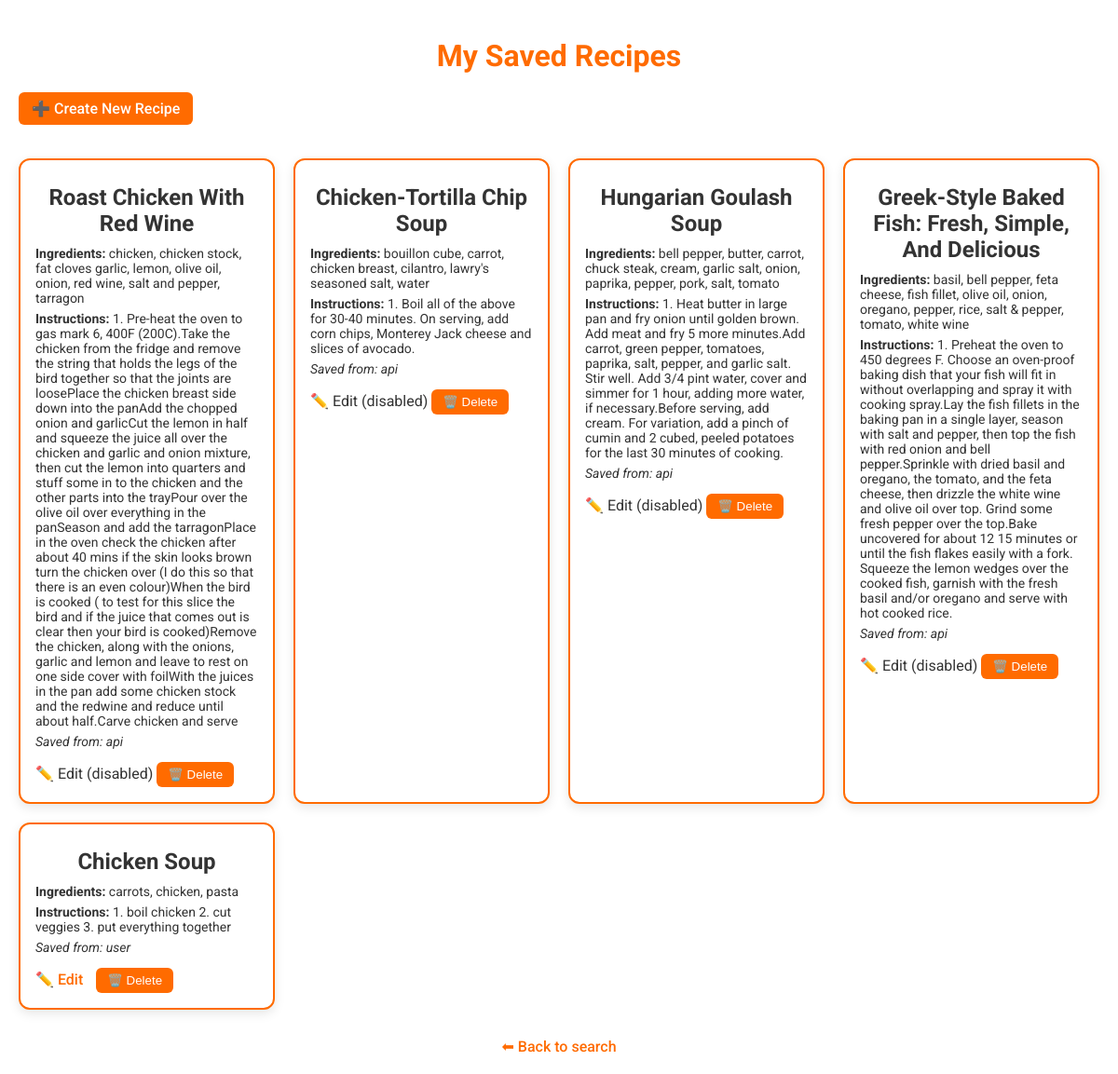
The page /my_recipes on the database its author committed.
### tables this page shows
CREATE TABLE my_recipes (
    id INTEGER PRIMARY KEY AUTOINCREMENT,
    name TEXT NOT NULL,
    ingredients TEXT NOT NULL,
    instructions TEXT NOT NULL
, source TEXT DEFAULT 'user', api_id INTEGER);

### app/routes.py (the view)
@bp.route('/my_recipes')
def my_recipes():
    recipes = RecipeStorage.get_user_recipes()
    return render_template("my_recipes.html", recipes=recipes)

### app/db_utils.py (called while the page is built)
def _get_connection():
    conn = sqlite3.connect(current_app.config.get("DATABASE_PATH", "recipes.db"))
    conn.row_factory = sqlite3.Row
    return conn

@contextmanager
def db_connection():
    conn = _get_connection()
    try:
        yield conn
    finally:
        conn.close()

### app/storage.py (called while the page is built)
def _row_to_recipe(row: sqlite3.Row) -> Dict[str, Any]:
    ingredients_text = row["ingredients"] or ""
    ingredients = [i.strip() for i in ingredients_text.split(",")] if ingredients_text else []
    source = row["source"] if "source" in row.keys() else "user"
    api_id = row["api_id"] if "api_id" in row.keys() else None
    return {
        "id": row["id"],
        "name": row["name"],
        "ingredients": ingredients,
        "instructions": row["instructions"] or "",
        "source": source,
        "api_id": api_id,
        "editable": True if source == "user" else False
    }

    @staticmethod
    def get_user_recipes() -> List[Dict[str, Any]]:
        with db_connection() as conn:
            c = conn.cursor()
            c.execute("SELECT id, name, ingredients, instructions, source, api_id FROM my_recipes ORDER BY id DESC")
            return [_row_to_recipe(r) for r in c.fetchall()]

### app/templates/my_recipes.html (shortened to what this page needs)
<!DOCTYPE html>
<html lang="en">
<head>
</head>
<body>
    <h1>My Saved Recipes</h1>
    <a class="create-new" href="{{ url_for('main.new_recipe') }}">➕ Create New Recipe</a>
    {% if recipes %}
        <ul>
        {% for recipe in recipes %}
            <li>
                <h2>{{ recipe.name }}</h2>
                <p><strong>Ingredients:</strong> {{ recipe.ingredients | join(', ') }}</p>
                <p><strong>Instructions:</strong> {{ recipe.instructions }}</p>
                <p><em>Saved from: {{ recipe.source }}</em></p>
                {% if recipe.source == 'user' %}
                    <a class="edit-link" href="{{ url_for('main.edit_recipe', recipe_id=recipe.id) }}">✏️ Edit</a>
                {% else %}
                    <span class="disabled-edit" title="API-sourced recipes cannot be edited">✏️ Edit (disabled)</span>
                {% endif %}
                <form action="{{ url_for('main.delete_recipe', recipe_id=recipe.id) }}" method="post" style="display:inline;">
                    <button type="submit" onclick="return confirm('Are you sure you want to delete this recipe?');">🗑️ Delete</button>
                </form>
            </li>
        {% endfor %}
        </ul>
    {% else %}
        <p class="no-recipes">You haven't saved any recipes yet.</p>
    {% endif %}
    <a class="bottom-link" href="/">⬅ Back to search</a>
</body>
</html>

### app/templates/my_recipes.html (style rules this page uses)
body { font-family: 'Roboto', sans-serif; background-color: #ffffff; color: #333333; margin: 0; padding: 20px; }
h1 { color: #FF6B00; text-align: center; margin-bottom: 20px; }
a.create-new { display: inline-block; margin-bottom: 20px; color: #ffffff; background-color: #FF6B00; padding: 8px 14px; border-radius: 6px; text-decoration: none; font-weight: 500; transition: background 0.2s, transform 0.2s; }
ul { list-style-type: none; padding: 0; display: grid; grid-template-columns: repeat(auto-fill, minmax(250px, 1fr)); gap: 20px; }
li { background-color: #ffffff; border: 2px solid #FF6B00; border-radius: 12px; padding: 16px; box-shadow: 0 4px 12px rgba(0,0,0,0.1); transition: transform 0.2s, box-shadow 0.2s; }
li h2 { color: #333333; margin: 10px 0; text-align: center; }
li p { margin: 6px 0; font-size: 14px; }
li form button { background-color: #FF6B00; color: #ffffff; border: none; border-radius: 6px; padding: 6px 12px; cursor: pointer; font-weight: 500; transition: background 0.2s, transform 0.2s; margin-top: 8px; }
a.edit-link { color: #FF6B00; text-decoration: none; margin-right: 10px; font-weight: 500; transition: color 0.2s, transform 0.2s; }
.bottom-link { display: block; text-align: center; margin-top: 30px; color: #FF6B00; text-decoration: none; font-weight: 500; transition: color 0.2s; }

### rows shown on the page
my_recipes: name "Roast Chicken With Red Wine", ingredients "chicken, chicken stock, fat cloves garlic, lemon, olive oil, onion, red wine, salt and pepper, tarragon", instructions "1. Pre-heat the oven to gas mark 6, 400F (200C).Take the chicken from the fridge and remove the string that holds the legs of the bird together so that the joints are loosePlace the chicken breast side down into the panAdd the chopped onion and garlicCut the lemon in half and squeeze the juice all over the chicken and garlic and onion mixture, then cut the lemon into quarters and stuff some in to the chicken and the other parts into the trayPour over the olive oil over everything in the panSeason and add the tarragonPlace in the oven check the chicken after about 40 mins if the skin looks brown turn the chicken over (I do this so that there is an even colour)When the bird is cooked ( to…", source "api", shows "✏️ Edit (disabled)"
my_recipes: name "Chicken-Tortilla Chip Soup", ingredients "bouillon cube, carrot, chicken breast, cilantro, lawry's seasoned salt, water", instructions "1. Boil all of the above for 30-40 minutes. On serving, add corn chips, Monterey Jack cheese and slices of avocado.", source "api", shows "✏️ Edit (disabled)"
my_recipes: name "Hungarian Goulash Soup", ingredients "bell pepper, butter, carrot, chuck steak, cream, garlic salt, onion, paprika, pepper, pork, salt, tomato", instructions "1. Heat butter in large pan and fry onion until golden brown. Add meat and fry 5 more minutes.Add carrot, green pepper, tomatoes, paprika, salt, pepper, and garlic salt. Stir well. Add 3/4 pint water, cover and simmer for 1 hour, adding more water, if necessary.Before serving, add cream. For variation, add a pinch of cumin and 2 cubed, peeled potatoes for the last 30 minutes of cooking.", source "api", shows "✏️ Edit (disabled)"
my_recipes: name "Greek-Style Baked Fish: Fresh, Simple, And Delicious", ingredients "basil, bell pepper, feta cheese, fish fillet, olive oil, onion, oregano, pepper, rice, salt & pepper, tomato, white wine", instructions "1. Preheat the oven to 450 degrees F. Choose an oven-proof baking dish that your fish will fit in without overlapping and spray it with cooking spray.Lay the fish fillets in the baking pan in a single layer, season with salt and pepper, then top the fish with red onion and bell pepper.Sprinkle with dried basil and oregano, the tomato, and the feta cheese, then drizzle the white wine and olive oil over top. Grind some fresh pepper over the top.Bake uncovered for about 12 15 minutes or until the fish flakes easily with a fork. Squeeze the lemon wedges over the cooked fish, garnish with the fresh basil and/or oregano and serve with hot cooked rice.", source "api", shows "✏️ Edit (disabled)"
my_recipes: name "Chicken Soup", ingredients "carrots, chicken, pasta", instructions "1. boil chicken 2. cut veggies 3. put everything together", source "user"
